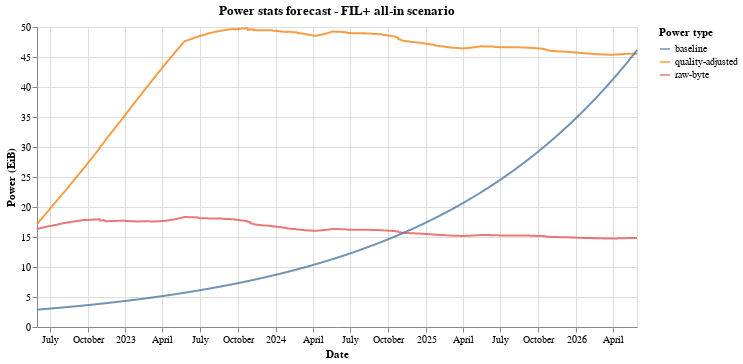

Write notebook code for a chart like this one.
### Markdown cell above
#### Plot results

### Code cell
source = df[["date", "total_power", "power_type"]]
source["total_power"] = source["total_power"]/1024.0
source = pd.concat([source, baseline_df])

alt.Chart(source).mark_line(opacity=0.8).encode(
    x=alt.X('date:T', title="Date"),
    y=alt.Y('total_power:Q', title="Power (EiB)"),
    color=alt.Color('power_type:N', legend=alt.Legend(title="Power type"))
).properties(
    width=600, height=300, title="Power stats forecast - FIL+ all-in scenario"
)

### Figure 1 — Vega-Lite specification as saved in the notebook (floating-point values rounded to 4 significant figures; data arrays with more than 128 entries replaced by an {"elided": "..."} marker saying what was removed)
{"$schema": "https://vega.github.io/schema/vega-lite/v4.17.0.json", "config": {"view": {"continuousHeight": 300, "continuousWidth": 400}}, "data": {"name": "data-606579677b666ace7f31992c18c97bf7"}, "datasets": {"data-606579677b666ace7f31992c18c97bf7": {"elided": "4380 records"}}, "encoding": {"color": {"field": "power_type", "legend": {"title": "Power type"}, "type": "nominal"}, "x": {"field": "date", "title": "Date", "type": "temporal"}, "y": {"field": "total_power", "title": "Power (EiB)", "type": "quantitative"}}, "height": 300, "mark": {"opacity": 0.8, "type": "line"}, "title": "Power stats forecast - FIL+ all-in scenario", "width": 600}
